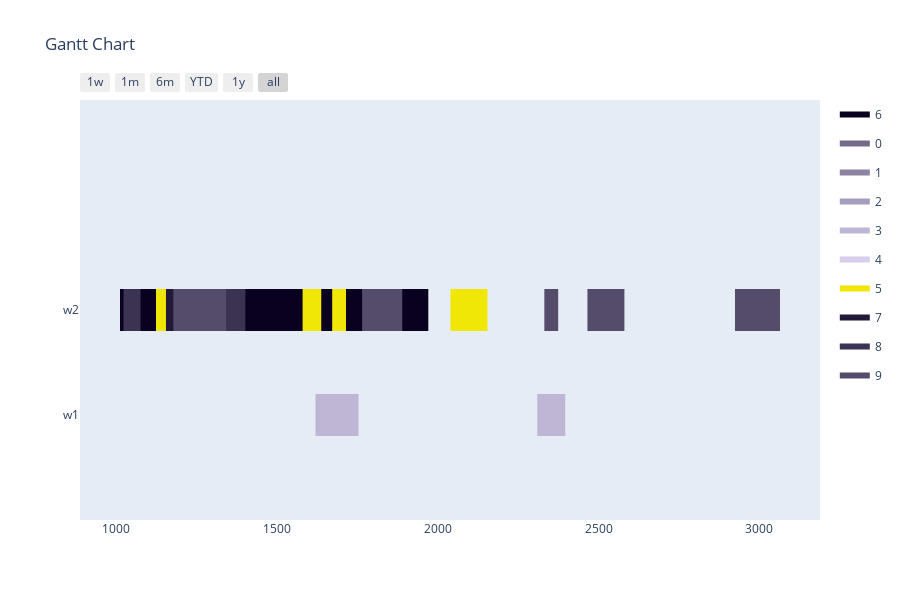

Notebook code for this chart:
### Markdown cell above
Config 3 - Only valid mutations for time slots

### Code cell
optimizer = BaseGA(env)
optimizer.configure('tardiness', 'twopointcrossover', 'roulettewheel', 'onlyfeasibletimeslot')
last_time_slot = 0
for order in orders:
    if order[1] > last_time_slot:
        last_time_slot = order[1]
# all parameters after offspring_amount are optional (in this case -> verbose=True)
result, best_fitness_history, average_fitness_history, best_generation_history, feasible_gen = optimizer.optimize(orders, max_generations, earliest_time_slot, last_time_slot, population_size, offspring_amount, verbose=True)
workstation_assignments = reformat_result(result, orders, env)
visualize(workstation_assignments, best_fitness_history, average_fitness_history, best_generation_history, feasible_gen)

### Figure 1 — Plotly figure (JSON) as saved in the notebook; plotly's stock layout.template omitted (floating-point values rounded to 4 significant figures)
{"data": [{"fill": "toself", "fillcolor": "rgb(10, 0, 32)", "hoverinfo": "name", "legendgroup": "rgb(10, 0, 32)", "mode": "none", "name": "6", "type": "scatter", "x": [727, 852, 852, 727, 727, 913, 1048, 1048, 913, 913, 780, 895, 895, 780, 780, 1083, 1141, 1141, 1083, 1083, 544, 587, 587, 544, 544, 706, 841, 841, 706, 706, 953, 1011, 1011, 953], "y": [0.8, 0.8, 1.2, 1.2, null, 0.8, 0.8, 1.2, 1.2, null, 0.8, 0.8, 1.2, 1.2, null, 0.8, 0.8, 1.2, 1.2, null, 0.8, 0.8, 1.2, 1.2, null, 0.8, 0.8, 1.2, 1.2, null, 0.8, 0.8, 1.2, 1.2]}, {"fill": "toself", "fillcolor": "rgb(116, 106, 138)", "hoverinfo": "name", "legendgroup": "rgb(116, 106, 138)", "mode": "none", "name": "0", "type": "scatter", "x": [228, 271, 271, 228, 228, 344, 402, 402, 344, 344, 242, 377, 377, 242, 242, 266, 327, 327, 266, 266, 269, 384, 384, 269, 269, 320, 378, 378, 320, 320, 220, 335, 335, 220], "y": [0.8, 0.8, 1.2, 1.2, null, 0.8, 0.8, 1.2, 1.2, null, 0.8, 0.8, 1.2, 1.2, null, 0.8, 0.8, 1.2, 1.2, null, 0.8, 0.8, 1.2, 1.2, null, 0.8, 0.8, 1.2, 1.2, null, 0.8, 0.8, 1.2, 1.2]}, {"fill": "toself", "fillcolor": "rgb(141, 131, 163)", "hoverinfo": "name", "legendgroup": "rgb(141, 131, 163)", "mode": "none", "name": "1", "type": "scatter", "x": [279, 332, 332, 279, 279, 223, 286, 286, 223, 223, 216, 279, 279, 216, 216, 242, 315, 315, 242], "y": [0.8, 0.8, 1.2, 1.2, null, 0.8, 0.8, 1.2, 1.2, null, 0.8, 0.8, 1.2, 1.2, null, 0.8, 0.8, 1.2, 1.2]}, {"fill": "toself", "fillcolor": "rgb(166, 156, 188)", "hoverinfo": "name", "legendgroup": "rgb(166, 156, 188)", "mode": "none", "name": "2", "type": "scatter", "x": [477, 521, 521, 477, 477, 345, 408, 408, 345, 345, 694, 747, 747, 694, 694, 681, 754, 754, 681], "y": [0.8, 0.8, 1.2, 1.2, null, 0.8, 0.8, 1.2, 1.2, null, 0.8, 0.8, 1.2, 1.2, null, 0.8, 0.8, 1.2, 1.2]}, {"fill": "toself", "fillcolor": "rgb(191, 181, 213)", "hoverinfo": "name", "legendgroup": "rgb(191, 181, 213)", "mode": "none", "name": "3", "type": "scatter", "x": [750, 845, 845, 750, 750, 315, 350, 350, 315, 315, 1666, 1753, 1753, 1666, 1666, 2309, 2396, 2396, 2309, 2309, 413, 456, 456, 413, 413, 1619, 1694, 1694, 1619], "y": [0.8, 0.8, 1.2, 1.2, null, -0.2, -0.2, 0.2, 0.2, null, -0.2, -0.2, 0.2, 0.2, null, -0.2, -0.2, 0.2, 0.2, null, -0.2, -0.2, 0.2, 0.2, null, -0.2, -0.2, 0.2, 0.2]}, {"fill": "toself", "fillcolor": "rgb(216, 206, 238)", "hoverinfo": "name", "legendgroup": "rgb(216, 206, 238)", "mode": "none", "name": "4", "type": "scatter", "x": [496, 540, 540, 496, 496, 487, 531, 531, 487, 487, 274, 347, 347, 274, 274, 461, 534, 534, 461], "y": [0.8, 0.8, 1.2, 1.2, null, 0.8, 0.8, 1.2, 1.2, null, 0.8, 0.8, 1.2, 1.2, null, 0.8, 0.8, 1.2, 1.2]}, {"fill": "toself", "fillcolor": "rgb(241, 231, 7)", "hoverinfo": "name", "legendgroup": "rgb(241, 231, 7)", "mode": "none", "name": "5", "type": "scatter", "x": [2039, 2154, 2154, 2039, 2039, 1778, 1836, 1836, 1778, 1778, 1579, 1637, 1637, 1579, 1579, 824, 949, 949, 824, 824, 1156, 1217, 1217, 1156, 1156, 1671, 1714, 1714, 1671, 1671, 1123, 1238, 1238, 1123], "y": [0.8, 0.8, 1.2, 1.2, null, 0.8, 0.8, 1.2, 1.2, null, 0.8, 0.8, 1.2, 1.2, null, 0.8, 0.8, 1.2, 1.2, null, 0.8, 0.8, 1.2, 1.2, null, 0.8, 0.8, 1.2, 1.2, null, 0.8, 0.8, 1.2, 1.2]}, {"fill": "toself", "fillcolor": "rgb(35, 25, 57)", "hoverinfo": "name", "legendgroup": "rgb(35, 25, 57)", "mode": "none", "name": "7", "type": "scatter", "x": [691, 735, 735, 691, 691, 944, 988, 988, 944, 944, 892, 965, 965, 892, 892, 1154, 1207, 1207, 1154], "y": [0.8, 0.8, 1.2, 1.2, null, 0.8, 0.8, 1.2, 1.2, null, 0.8, 0.8, 1.2, 1.2, null, 0.8, 0.8, 1.2, 1.2]}, {"fill": "toself", "fillcolor": "rgb(60, 50, 82)", "hoverinfo": "name", "legendgroup": "rgb(60, 50, 82)", "mode": "none", "name": "8", "type": "scatter", "x": [823, 886, 886, 823, 823, 333, 386, 386, 333, 333, 1022, 1075, 1075, 1022, 1022, 1338, 1401, 1401, 1338], "y": [0.8, 0.8, 1.2, 1.2, null, 0.8, 0.8, 1.2, 1.2, null, 0.8, 0.8, 1.2, 1.2, null, 0.8, 0.8, 1.2, 1.2]}, {"fill": "toself", "fillcolor": "rgb(85, 75, 107)", "hoverinfo": "name", "legendgroup": "rgb(85, 75, 107)", "mode": "none", "name": "9", "type": "scatter", "x": [1206, 1341, 1341, 1206, 1206, 1177, 1292, 1292, 1177, 1177, 1764, 1889, 1889, 1764, 1764, 771, 911, 911, 771, 771, 2331, 2374, 2374, 2331, 2331, 2465, 2580, 2580, 2465, 2465, 2924, 3064, 3064, 2924], "y": [0.8, 0.8, 1.2, 1.2, null, 0.8, 0.8, 1.2, 1.2, null, 0.8, 0.8, 1.2, 1.2, null, 0.8, 0.8, 1.2, 1.2, null, 0.8, 0.8, 1.2, 1.2, null, 0.8, 0.8, 1.2, 1.2, null, 0.8, 0.8, 1.2, 1.2]}, {"legendgroup": "rgb(10, 0, 32)", "marker": {"color": "rgb(10, 0, 32)", "opacity": 0, "size": 1}, "mode": "markers", "name": "", "showlegend": false, "text": [null, null, null, null, null, null, null, null, null, null, null, null, null, null], "type": "scatter", "x": [727, 852, 913, 1048, 780, 895, 1083, 1141, 544, 587, 706, 841, 953, 1011], "y": [1, 1, 1, 1, 1, 1, 1, 1, 1, 1, 1, 1, 1, 1]}, {"legendgroup": "rgb(116, 106, 138)", "marker": {"color": "rgb(116, 106, 138)", "opacity": 0, "size": 1}, "mode": "markers", "name": "", "showlegend": false, "text": [null, null, null, null, null, null, null, null, null, null, null, null, null, null], "type": "scatter", "x": [228, 271, 344, 402, 242, 377, 266, 327, 269, 384, 320, 378, 220, 335], "y": [1, 1, 1, 1, 1, 1, 1, 1, 1, 1, 1, 1, 1, 1]}, {"legendgroup": "rgb(141, 131, 163)", "marker": {"color": "rgb(141, 131, 163)", "opacity": 0, "size": 1}, "mode": "markers", "name": "", "showlegend": false, "text": [null, null, null, null, null, null, null, null], "type": "scatter", "x": [279, 332, 223, 286, 216, 279, 242, 315], "y": [1, 1, 1, 1, 1, 1, 1, 1]}, {"legendgroup": "rgb(166, 156, 188)", "marker": {"color": "rgb(166, 156, 188)", "opacity": 0, "size": 1}, "mode": "markers", "name": "", "showlegend": false, "text": [null, null, null, null, null, null, null, null], "type": "scatter", "x": [477, 521, 345, 408, 694, 747, 681, 754], "y": [1, 1, 1, 1, 1, 1, 1, 1]}, {"legendgroup": "rgb(191, 181, 213)", "marker": {"color": "rgb(191, 181, 213)", "opacity": 0, "size": 1}, "mode": "markers", "name": "", "showlegend": false, "text": [null, null, null, null, null, null, null, null, null, null, null, null], "type": "scatter", "x": [750, 845, 315, 350, 1666, 1753, 2309, 2396, 413, 456, 1619, 1694], "y": [1, 1, 0, 0, 0, 0, 0, 0, 0, 0, 0, 0]}, {"legendgroup": "rgb(216, 206, 238)", "marker": {"color": "rgb(216, 206, 238)", "opacity": 0, "size": 1}, "mode": "markers", "name": "", "showlegend": false, "text": [null, null, null, null, null, null, null, null], "type": "scatter", "x": [496, 540, 487, 531, 274, 347, 461, 534], "y": [1, 1, 1, 1, 1, 1, 1, 1]}, {"legendgroup": "rgb(241, 231, 7)", "marker": {"color": "rgb(241, 231, 7)", "opacity": 0, "size": 1}, "mode": "markers", "name": "", "showlegend": false, "text": [null, null, null, null, null, null, null, null, null, null, null, null, null, null], "type": "scatter", "x": [2039, 2154, 1778, 1836, 1579, 1637, 824, 949, 1156, 1217, 1671, 1714, 1123, 1238], "y": [1, 1, 1, 1, 1, 1, 1, 1, 1, 1, 1, 1, 1, 1]}, {"legendgroup": "rgb(35, 25, 57)", "marker": {"color": "rgb(35, 25, 57)", "opacity": 0, "size": 1}, "mode": "markers", "name": "", "showlegend": false, "text": [null, null, null, null, null, null, null, null], "type": "scatter", "x": [691, 735, 944, 988, 892, 965, 1154, 1207], "y": [1, 1, 1, 1, 1, 1, 1, 1]}, {"legendgroup": "rgb(60, 50, 82)", "marker": {"color": "rgb(60, 50, 82)", "opacity": 0, "size": 1}, "mode": "markers", "name": "", "showlegend": false, "text": [null, null, null, null, null, null, null, null], "type": "scatter", "x": [823, 886, 333, 386, 1022, 1075, 1338, 1401], "y": [1, 1, 1, 1, 1, 1, 1, 1]}, {"legendgroup": "rgb(85, 75, 107)", "marker": {"color": "rgb(85, 75, 107)", "opacity": 0, "size": 1}, "mode": "markers", "name": "", "showlegend": false, "text": [null, null, null, null, null, null, null, null, null, null, null, null, null, null], "type": "scatter", "x": [1206, 1341, 1177, 1292, 1764, 1889, 771, 911, 2331, 2374, 2465, 2580, 2924, 3064], "y": [1, 1, 1, 1, 1, 1, 1, 1, 1, 1, 1, 1, 1, 1]}], "layout": {"height": 600, "hovermode": "closest", "showlegend": true, "title": {"text": "Gantt Chart"}, "xaxis": {"rangeselector": {"buttons": [{"count": 7, "label": "1w", "step": "day", "stepmode": "backward"}, {"count": 1, "label": "1m", "step": "month", "stepmode": "backward"}, {"count": 6, "label": "6m", "step": "month", "stepmode": "backward"}, {"count": 1, "label": "YTD", "step": "year", "stepmode": "todate"}, {"count": 1, "label": "1y", "step": "year", "stepmode": "backward"}, {"step": "all"}]}, "showgrid": false, "type": "date", "zeroline": false}, "yaxis": {"autorange": false, "range": [-1, 3], "showgrid": false, "ticktext": ["w1", "w2"], "tickvals": [0, 1], "zeroline": false}}}
